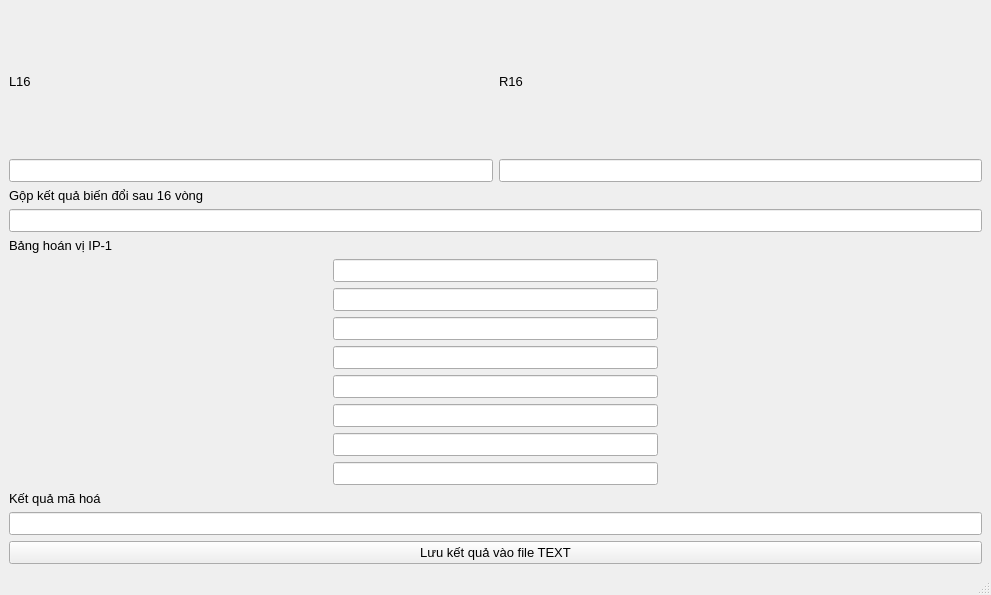
<?xml version="1.0" encoding="UTF-8"?>
<ui version="4.0">
 <class>MainWindow6</class>
 <widget class="QMainWindow" name="MainWindow6">
  <property name="geometry">
   <rect>
    <x>0</x>
    <y>0</y>
    <width>991</width>
    <height>595</height>
   </rect>
  </property>
  <property name="windowTitle">
   <string>DES ENCRYPT</string>
  </property>
  <widget class="QWidget" name="centralwidget">
   <layout class="QGridLayout" name="gridLayout_2">
    <item row="1" column="0">
     <layout class="QVBoxLayout" name="verticalLayout">
      <item>
       <widget class="QLabel" name="label">
        <property name="font">
         <font>
          <pointsize>10</pointsize>
         </font>
        </property>
        <property name="text">
         <string>Gộp kết quả biến đổi sau 16 vòng</string>
        </property>
       </widget>
      </item>
      <item>
       <widget class="QLineEdit" name="l_r">
        <property name="font">
         <font>
          <pointsize>10</pointsize>
         </font>
        </property>
        <property name="alignment">
         <set>Qt::AlignCenter</set>
        </property>
        <property name="readOnly">
         <bool>true</bool>
        </property>
       </widget>
      </item>
      <item>
       <widget class="QLabel" name="label_2">
        <property name="font">
         <font>
          <pointsize>10</pointsize>
         </font>
        </property>
        <property name="text">
         <string>Bảng hoán vị IP-1</string>
        </property>
       </widget>
      </item>
      <item>
       <layout class="QGridLayout" name="gridLayout_3">
        <item row="3" column="1">
         <widget class="QLineEdit" name="IP_4">
          <property name="font">
           <font>
            <pointsize>10</pointsize>
           </font>
          </property>
          <property name="alignment">
           <set>Qt::AlignCenter</set>
          </property>
          <property name="readOnly">
           <bool>true</bool>
          </property>
         </widget>
        </item>
        <item row="7" column="1">
         <widget class="QLineEdit" name="IP_6">
          <property name="font">
           <font>
            <pointsize>10</pointsize>
           </font>
          </property>
          <property name="alignment">
           <set>Qt::AlignCenter</set>
          </property>
          <property name="readOnly">
           <bool>true</bool>
          </property>
         </widget>
        </item>
        <item row="9" column="1">
         <widget class="QLineEdit" name="IP_8">
          <property name="font">
           <font>
            <pointsize>10</pointsize>
           </font>
          </property>
          <property name="alignment">
           <set>Qt::AlignCenter</set>
          </property>
          <property name="readOnly">
           <bool>true</bool>
          </property>
         </widget>
        </item>
        <item row="2" column="1">
         <widget class="QLineEdit" name="IP_3">
          <property name="font">
           <font>
            <pointsize>10</pointsize>
           </font>
          </property>
          <property name="alignment">
           <set>Qt::AlignCenter</set>
          </property>
          <property name="readOnly">
           <bool>true</bool>
          </property>
         </widget>
        </item>
        <item row="1" column="1">
         <widget class="QLineEdit" name="IP_2">
          <property name="font">
           <font>
            <pointsize>10</pointsize>
           </font>
          </property>
          <property name="alignment">
           <set>Qt::AlignCenter</set>
          </property>
          <property name="readOnly">
           <bool>true</bool>
          </property>
         </widget>
        </item>
        <item row="6" column="1">
         <widget class="QLineEdit" name="IP_5">
          <property name="font">
           <font>
            <pointsize>10</pointsize>
           </font>
          </property>
          <property name="alignment">
           <set>Qt::AlignCenter</set>
          </property>
          <property name="readOnly">
           <bool>true</bool>
          </property>
         </widget>
        </item>
        <item row="3" column="0">
         <spacer name="horizontalSpacer">
          <property name="orientation">
           <enum>Qt::Horizontal</enum>
          </property>
          <property name="sizeHint" stdset="0">
           <size>
            <width>40</width>
            <height>20</height>
           </size>
          </property>
         </spacer>
        </item>
        <item row="8" column="1">
         <widget class="QLineEdit" name="IP_7">
          <property name="font">
           <font>
            <pointsize>10</pointsize>
           </font>
          </property>
          <property name="alignment">
           <set>Qt::AlignCenter</set>
          </property>
          <property name="readOnly">
           <bool>true</bool>
          </property>
         </widget>
        </item>
        <item row="0" column="1">
         <widget class="QLineEdit" name="IP_1">
          <property name="font">
           <font>
            <pointsize>10</pointsize>
           </font>
          </property>
          <property name="alignment">
           <set>Qt::AlignCenter</set>
          </property>
          <property name="readOnly">
           <bool>true</bool>
          </property>
         </widget>
        </item>
        <item row="3" column="2">
         <spacer name="horizontalSpacer_2">
          <property name="orientation">
           <enum>Qt::Horizontal</enum>
          </property>
          <property name="sizeHint" stdset="0">
           <size>
            <width>40</width>
            <height>20</height>
           </size>
          </property>
         </spacer>
        </item>
       </layout>
      </item>
      <item>
       <widget class="QLabel" name="label_5">
        <property name="font">
         <font>
          <pointsize>10</pointsize>
         </font>
        </property>
        <property name="text">
         <string>Kết quả mã hoá</string>
        </property>
       </widget>
      </item>
      <item>
       <widget class="QLineEdit" name="kqmh">
        <property name="font">
         <font>
          <pointsize>10</pointsize>
         </font>
        </property>
        <property name="alignment">
         <set>Qt::AlignCenter</set>
        </property>
        <property name="readOnly">
         <bool>true</bool>
        </property>
       </widget>
      </item>
     </layout>
    </item>
    <item row="0" column="0">
     <layout class="QGridLayout" name="gridLayout">
      <item row="1" column="1">
       <widget class="QLineEdit" name="l_16">
        <property name="font">
         <font>
          <pointsize>10</pointsize>
         </font>
        </property>
        <property name="alignment">
         <set>Qt::AlignCenter</set>
        </property>
        <property name="readOnly">
         <bool>true</bool>
        </property>
       </widget>
      </item>
      <item row="1" column="2">
       <widget class="QLineEdit" name="r_16">
        <property name="font">
         <font>
          <pointsize>10</pointsize>
         </font>
        </property>
        <property name="alignment">
         <set>Qt::AlignCenter</set>
        </property>
        <property name="readOnly">
         <bool>true</bool>
        </property>
       </widget>
      </item>
      <item row="0" column="1">
       <widget class="QLabel" name="label_3">
        <property name="font">
         <font>
          <pointsize>10</pointsize>
         </font>
        </property>
        <property name="text">
         <string>L16</string>
        </property>
       </widget>
      </item>
      <item row="0" column="2">
       <widget class="QLabel" name="label_4">
        <property name="font">
         <font>
          <pointsize>10</pointsize>
         </font>
        </property>
        <property name="text">
         <string>R16</string>
        </property>
       </widget>
      </item>
     </layout>
    </item>
    <item row="2" column="0">
     <widget class="QPushButton" name="But_Save">
      <property name="font">
       <font>
        <pointsize>10</pointsize>
       </font>
      </property>
      <property name="text">
       <string>Lưu kết quả vào file TEXT</string>
      </property>
     </widget>
    </item>
   </layout>
  </widget>
  <widget class="QMenuBar" name="menubar">
   <property name="geometry">
    <rect>
     <x>0</x>
     <y>0</y>
     <width>991</width>
     <height>26</height>
    </rect>
   </property>
  </widget>
  <widget class="QStatusBar" name="statusbar"/>
 </widget>
 <resources/>
 <connections/>
</ui>
